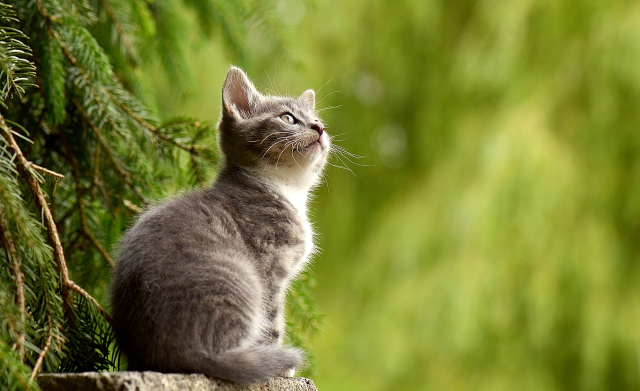
#> input picture kucing.jpg, 1280 x 781 px (shown at 1/2 size)
$ python 'Latihan 3.py'
#> lines starting #> are read from the running program, lines starting #| are printed output that depends on the picture
import cv2
import numpy as np
import matplotlib.pyplot as plt

img = cv2.imread('kucing.jpg')
#> img is the input picture: shape (781, 1280, 3); mean B, G, R 49.7, 125.8, 119.2
gray = cv2.cvtColor(img, cv2.COLOR_BGR2GRAY)
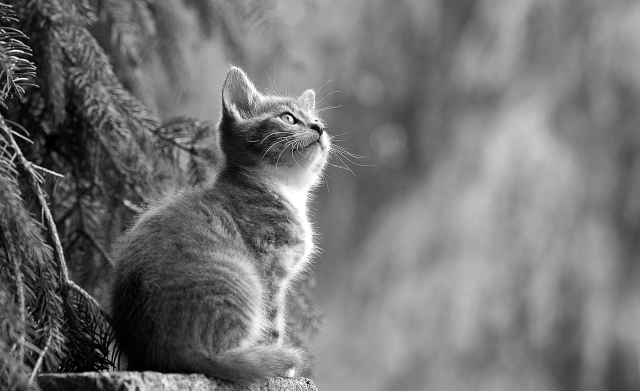
#> gray: shape (781, 1280) (shown at 1/2 size); min 0, max 255, mean 115.2
gray = cv2.resize(gray, (0, 0), fx=0.5, fy=0.5)
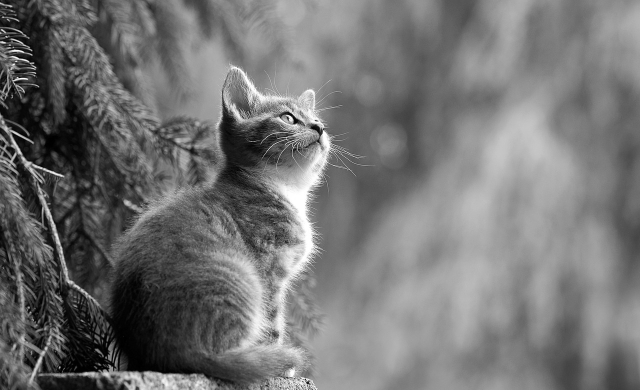
#> gray: shape (390, 640); min 0, max 255, mean 115.3
hist = cv2.calcHist([gray], [0], None, [256], [0, 256])
#> hist = 256 values, max 2742 at index 158, min 45 at index 249, mean 975

plt.figure(figsize=(12, 12))
plt.subplot(121)
plt.imshow(gray, cmap='gray')
plt.title('original image')

plt.subplot(122)
plt.plot(hist)
plt.xlabel('pixel intensity')
plt.ylabel('number of pixels')
plt.title('grayscale histogram')

plt.show()
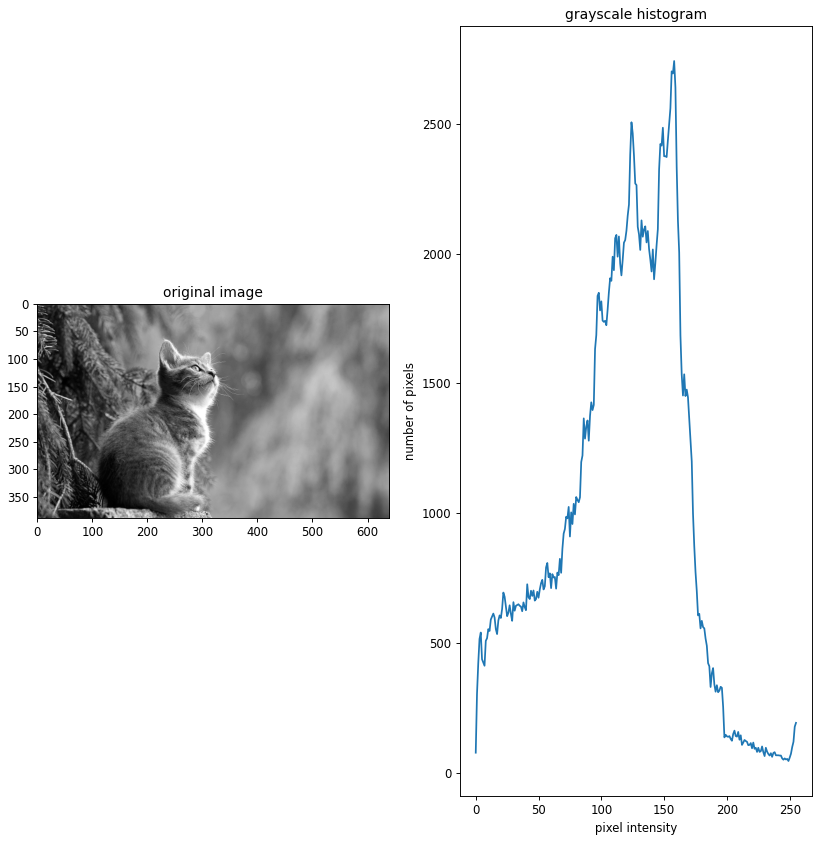
#> figure drawn by matplotlib, 2 panels; panel 2: curve peaks at x = 158, y = 2742
